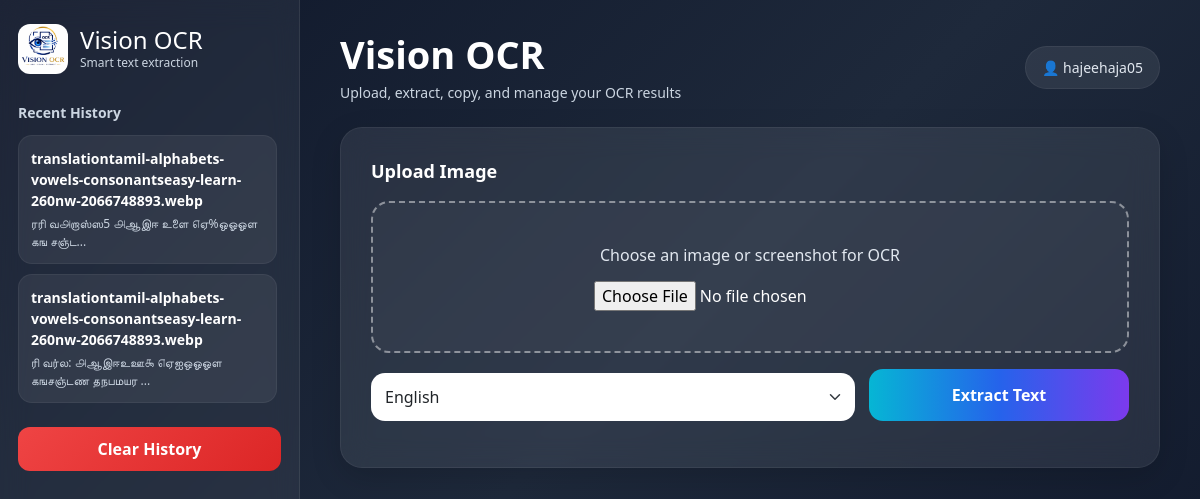
The app's page /dashboard (signed in) with its own data.
### tables this page shows
CREATE TABLE history (
            id INTEGER PRIMARY KEY AUTOINCREMENT,
            username TEXT,
            filename TEXT,
            text TEXT
        );

### app.py (the view, shortened to what this page needs)
@app.route('/dashboard', methods=['GET', 'POST'])
def dashboard():
    text = ""
    current_user = session.get('user')
    conn = sqlite3.connect('database.db')
    c = conn.cursor()
    c.execute("SELECT filename, text FROM history WHERE username=? ORDER BY id DESC", (current_user,))
    history = c.fetchall()
    conn.close()
    return render_template('dashboard.html', text=text, history=history, user=current_user)

### templates/dashboard.html (shortened to what this page needs)
<!DOCTYPE html>
<html>
<head>
  <link href="https://cdn.jsdelivr.net/npm/bootstrap@5.3.0/dist/css/bootstrap.min.css" rel="stylesheet">
</head>
<body>
<div class="main-wrapper">
  <aside class="sidebar">
    <div class="brand">
      <img src="{{ url_for('static', filename='logo.png') }}" width="50" style="border-radius:12px;">
      <div>
        <h3>Vision OCR</h3>
        <p>Smart text extraction</p>
      </div>
    </div>
    <div class="side-title">Recent History</div>
    <div class="history-list">
      {% for h in history %}
      <div class="hist-item">
        <div class="hist-label">{{ h[0] }}</div>
        <div class="hist-meta">{{ h[1][:40] }}...</div>
      </div>
      {% endfor %}
    </div>
    <a href="/clear_history"
       onclick="return confirm('Clear all history?')"
       class="clear-btn">
       Clear History
    </a>
  </aside>
  <main class="content">
    <div class="topbar">
      <div>
        <h2>Vision OCR</h2>
        <p>Upload, extract, copy, and manage your OCR results</p>
      </div>
      <div class="profile-chip">👤 {{ user.split('@')[0] if user else '' }}</div>
    </div>
    <div class="card-box">
      <div class="section-title">Upload Image</div>
      <form method="POST" enctype="multipart/form-data">
        <div class="upload-area">
          <p>Choose an image or screenshot for OCR</p>
          <input type="file" name="image" required>
        </div>
        <div class="action-row">
          <select name="lang" class="form-select">
            <option value="eng">English</option>
          </select>
          <button class="btn-extract" type="submit">Extract Text</button>
        </div>
      </form>
    </div>
  </main>
</div>
</body>
</html>

### templates/dashboard.html (style rules this page uses)
* { box-sizing: border-box; }
body { margin: 0; font-family: 'Segoe UI', sans-serif; background: linear-gradient(135deg, #0f172a, #1e293b, #0f172a); color: white; }
.main-wrapper { display: flex; min-height: 100vh; width: 100%; }
.sidebar { width: 240px; background: rgba(255,255,255,0.06); backdrop-filter: blur(14px); border-right: 1px solid rgba(255,255,255,0.08); padding: 24px 18px; }
.brand { display: flex; align-items: center; gap: 12px; margin-bottom: 28px; }
.brand h3 { margin: 0; font-size: 24px; }
.brand p { margin: 0; font-size: 12px; color: #cbd5e1; }
.side-title { font-size: 14px; color: #cbd5e1; margin-bottom: 12px; font-weight: 600; }
.history-list { max-height: 60vh; overflow-y: auto; padding-right: 4px; }
.hist-item { background: rgba(255,255,255,0.07); border: 1px solid rgba(255,255,255,0.05); border-radius: 14px; padding: 12px; margin-bottom: 10px; transition: 0.2s; }
.hist-label { font-size: 14px; font-weight: 600; margin-bottom: 4px; word-break: break-word; }
.hist-meta { font-size: 12px; color: #cbd5e1; word-break: break-word; }
.clear-btn { margin-top: 14px; width: 100%; border: none; border-radius: 12px; padding: 10px; background: linear-gradient(135deg, #ef4444, #dc2626); color: white; font-weight: 600; text-decoration: none; display: block; text-align: center; }
.content { flex: 1; padding: 16px; min-width: 0; }
.topbar { display: flex; justify-content: space-between; align-items: center; margin-bottom: 24px; }
.topbar h2 { margin: 0; font-size: 34px; font-weight: 700; }
.topbar p { margin: 4px 0 0; color: #cbd5e1; font-size: 14px; }
.profile-chip { background: rgba(255,255,255,0.08); padding: 10px 16px; border-radius: 999px; font-size: 14px; color: #e2e8f0; border: 1px solid rgba(255,255,255,0.06); }
.card-box { background: rgba(255,255,255,0.08); border: 1px solid rgba(255,255,255,0.06); backdrop-filter: blur(14px); border-radius: 22px; padding: 24px; margin-bottom: 22px; box-shadow: 0 10px 30px rgba(0,0,0,0.15); }
.section-title { font-size: 18px; font-weight: 700; margin-bottom: 16px; }
.upload-area { border: 2px dashed rgba(255,255,255,0.45); border-radius: 18px; padding: 30px; text-align: center; margin-bottom: 16px; background: rgba(255,255,255,0.03); }
.upload-area p { margin-bottom: 14px; color: #e2e8f0; font-size: 16px; }
.form-control, .form-select { border-radius: 14px; border: none; padding: 12px 14px; }
.action-row { display: grid; grid-template-columns: 1fr; gap: 14px; margin-bottom: 16px; }
.btn-extract { width: 100%; border: none; border-radius: 14px; padding: 13px; font-weight: 700; color: white; background: linear-gradient(90deg, #06b6d4, #2563eb, #7c3aed); }
@media (min-width: 1200px) { .sidebar { width: 300px; min-width: 300px; } }
@media (min-width: 1200px) { .content { padding: 32px 40px; } }
@media (min-width: 1200px) { .topbar h2 { font-size: 38px; } }
@media (min-width: 1200px) { .card-box { padding: 30px; } }
@media (min-width: 1200px) { .upload-area { padding: 40px; } }
@media (min-width: 1200px) { .action-row { grid-template-columns: 1fr 260px; align-items: end; } }
@media (min-width: 1200px) { .btn-extract { height: 52px; } }

### records on screen
history: filename "translationtamil-alphabets-vowels-consonantseasy-learn-260nw-2066748893.webp", text "ரரி வ௮றாஸ்ஸ5 ௮ஆஇஈ உளை ௭ஏ%ஒஓஓள கங சஞ்ட"
history: filename "translationtamil-alphabets-vowels-consonantseasy-learn-260nw-2066748893.webp", text "ரி வர்ல: ௮ஆஇஈஉஊ௯ ௭ஏஐஒஓஓள கஙசஞ்டண தநபமயர"

### other values on screen
{{ user.split('@')[0] if user else '' }} "hajeehaja05"
